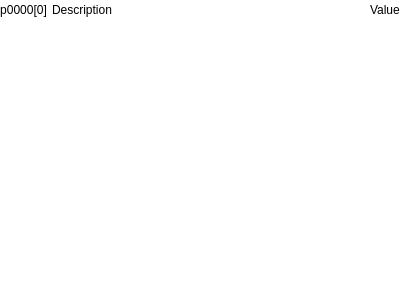
<?xml version="1.0" encoding="UTF-8"?>
<ui version="4.0">
 <class>fr_param</class>
 <widget class="QFrame" name="fr_param">
  <property name="geometry">
   <rect>
    <x>0</x>
    <y>0</y>
    <width>400</width>
    <height>300</height>
   </rect>
  </property>
  <property name="sizePolicy">
   <sizepolicy hsizetype="Minimum" vsizetype="Minimum">
    <horstretch>0</horstretch>
    <verstretch>0</verstretch>
   </sizepolicy>
  </property>
  <property name="windowTitle">
   <string>Frame</string>
  </property>
  <property name="styleSheet">
   <string notr="true">QFrame {
	background-color: rgb(255, 255, 255);
	border: none;
}</string>
  </property>
  <layout class="QGridLayout" name="gridLayout">
   <property name="leftMargin">
    <number>0</number>
   </property>
   <property name="topMargin">
    <number>0</number>
   </property>
   <property name="rightMargin">
    <number>0</number>
   </property>
   <property name="bottomMargin">
    <number>0</number>
   </property>
   <property name="spacing">
    <number>5</number>
   </property>
   <item row="0" column="1">
    <widget class="QLabel" name="lbl_meaning">
     <property name="text">
      <string>Description</string>
     </property>
    </widget>
   </item>
   <item row="0" column="0">
    <widget class="QPushButton" name="pb_param">
     <property name="styleSheet">
      <string notr="true">border: none;</string>
     </property>
     <property name="text">
      <string>p0000[0]</string>
     </property>
     <property name="icon">
      <iconset resource="../resources/resources.qrc">
       <normaloff>:/resources/arrow_right_24dp.svg</normaloff>:/resources/arrow_right_24dp.svg</iconset>
     </property>
    </widget>
   </item>
   <item row="1" column="0" colspan="4">
    <widget class="QWidget" name="w_bit_config" native="true"/>
   </item>
   <item row="0" column="3">
    <widget class="QLabel" name="lbl_value">
     <property name="text">
      <string>Value</string>
     </property>
    </widget>
   </item>
   <item row="0" column="2">
    <spacer name="horizontalSpacer">
     <property name="orientation">
      <enum>Qt::Orientation::Horizontal</enum>
     </property>
     <property name="sizeHint" stdset="0">
      <size>
       <width>40</width>
       <height>20</height>
      </size>
     </property>
    </spacer>
   </item>
  </layout>
 </widget>
 <resources>
  <include location="../resources/resources.qrc"/>
 </resources>
 <connections/>
</ui>
